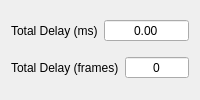
           <widget class="QWidget" name="filter_timings">
            <attribute name="title">
             <string>Filters</string>
            </attribute>
            <layout class="QVBoxLayout" name="verticalLayout_13">
             <item>
              <layout class="QHBoxLayout" name="horizontalLayout_34">
               <item>
                <widget class="QLabel" name="label_57">
                 <property name="maximumSize">
                  <size>
                   <width>110</width>
                   <height>16777215</height>
                  </size>
                 </property>
                 <property name="toolTip">
                  <string>Sets the threshold for contrast limiting. Higher values increase contrast but also amplify background noise. A value of 2.0 to 4.0 is typically used to enhance subtle gradients in the spray plume without creating &quot;grainy&quot; artifacts in the dark regions</string>
                 </property>
                 <property name="text">
                  <string>Total Delay (ms)</string>
                 </property>
                </widget>
               </item>
               <item>
                <widget class="QDoubleSpinBox" name="filters_total_delay_ms_spbx">
                 <property name="layoutDirection">
                  <enum>Qt::LayoutDirection::LeftToRight</enum>
                 </property>
                 <property name="alignment">
                  <set>Qt::AlignmentFlag::AlignCenter</set>
                 </property>
                 <property name="readOnly">
                  <bool>true</bool>
                 </property>
                 <property name="buttonSymbols">
                  <enum>QAbstractSpinBox::ButtonSymbols::NoButtons</enum>
                 </property>
                 <property name="maximum">
                  <double>100000.000000000000000</double>
                 </property>
                </widget>
               </item>
              </layout>
             </item>
             <item>
              <layout class="QHBoxLayout" name="horizontalLayout_32">
               <item>
                <widget class="QLabel" name="label_55">
                 <property name="maximumSize">
                  <size>
                   <width>110</width>
                   <height>16777215</height>
                  </size>
                 </property>
                 <property name="toolTip">
                  <string>Sets the threshold for contrast limiting. Higher values increase contrast but also amplify background noise. A value of 2.0 to 4.0 is typically used to enhance subtle gradients in the spray plume without creating &quot;grainy&quot; artifacts in the dark regions</string>
                 </property>
                 <property name="text">
                  <string>Total Delay (frames)</string>
                 </property>
                </widget>
               </item>
               <item>
                <widget class="QSpinBox" name="filters_total_delay_frames_spbx">
                 <property name="alignment">
                  <set>Qt::AlignmentFlag::AlignCenter</set>
                 </property>
                 <property name="readOnly">
                  <bool>true</bool>
                 </property>
                 <property name="buttonSymbols">
                  <enum>QAbstractSpinBox::ButtonSymbols::NoButtons</enum>
                 </property>
                </widget>
               </item>
              </layout>
             </item>
            </layout>
           </widget>
